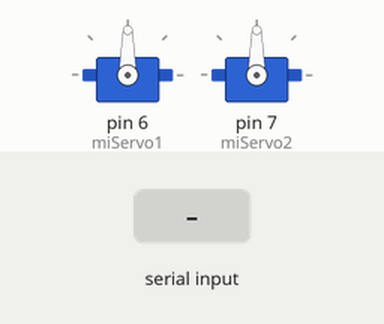
Recording of a sketch running on a simulated Arduino Uno, built with avr-gcc and run on an emulated ATmega328P. Parts: 2 × servo. The inputs (shaded band) are chosen by the test bench.

Above: at 1.2 s.
1.3 s: "A,45\n" received over Serial
At 2.5 s:
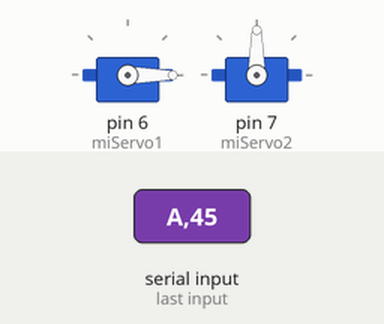
2.8 s: "B,45\n" received over Serial
At 3.8 s:
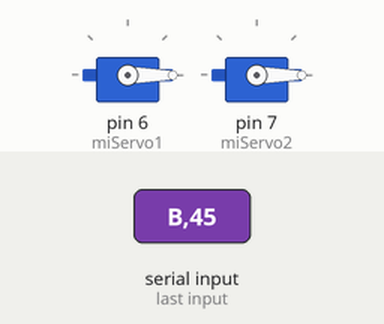
4.3 s: "A90\n" received over Serial
At 4.9 s:
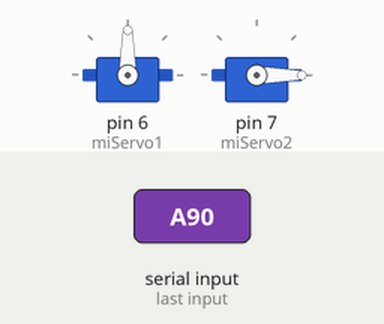
5.8 s: "B90\n" received over Serial
At 6.1 s:
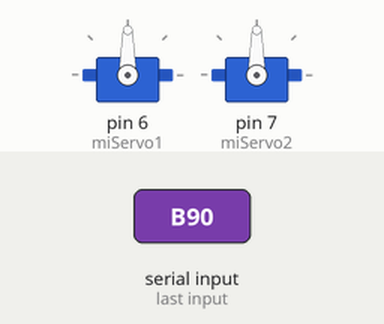
7.3 s: "A\n" received over Serial
At 8.3 s:
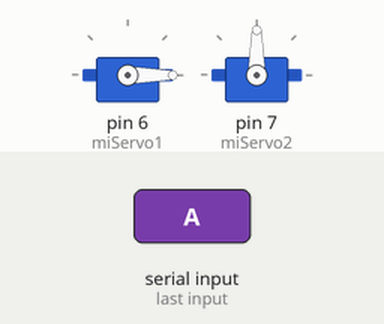
Timing chart, 0 to 9.8 s (numbered marks = the images above; inputs shaded):
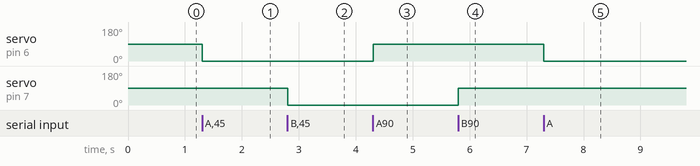

The sketch:

dos_servos_livepy.ino
```cpp
#include <Servo.h>

Servo miServo1;
Servo miServo2;

int angle1 = 90;
int angle2 = 90; // Ángulo inicial para el segundo motor

void setup() {
  Serial.begin(9600);

  // Configuración del Motor 1
  miServo1.write(angle1);
  miServo1.attach(6);

  // Configuración del Motor 2
  miServo2.write(angle2);
  miServo2.attach(7); // Conectado al pin 9
}

void loop() {
  // verifica si hay nuevos datos enviados por el usb
  if (Serial.available() > 0) {

    // lee los datos enviados por el usb
    String mensaje = Serial.readStringUntil('\n');

    // --- DECODIFICADOR DEL PROTOCOLO ---

    // ¿El mensaje es para el Motor 1 (Empieza con A)?
    if (mensaje.charAt(0) == 'A') {
      // Recorta la letra, convierte el resto a número y mueve el motor
      int nuevo_angulo1 = mensaje.substring(1).toInt();
      if (nuevo_angulo1 >= 0 && nuevo_angulo1 <= 180) {
        miServo1.write(nuevo_angulo1);
      }
    }

    // ¿El mensaje es para el Motor 2 (Empieza con B)?
    else if (mensaje.charAt(0) == 'B') {
      // Recorta la letra, convierte el resto a número y mueve el motor
      int nuevo_angulo2 = mensaje.substring(1).toInt();
      if (nuevo_angulo2 >= 0 && nuevo_angulo2 <= 180) {
        miServo2.write(nuevo_angulo2);
      }
    }

  }
}
```

Measured:
- after the input at 1.3 s, servo on pin 6 (miServo1): 90° → 0° at once
- after the input at 2.8 s, servo on pin 7 (miServo2): 90° → 0° at once
- after the input at 4.3 s, servo on pin 6 (miServo1): 0° → 90° at once
- after the input at 5.8 s, servo on pin 7 (miServo2): 0° → 90° at once
- after the input at 7.3 s, servo on pin 6 (miServo1): 90° → 0° at once
